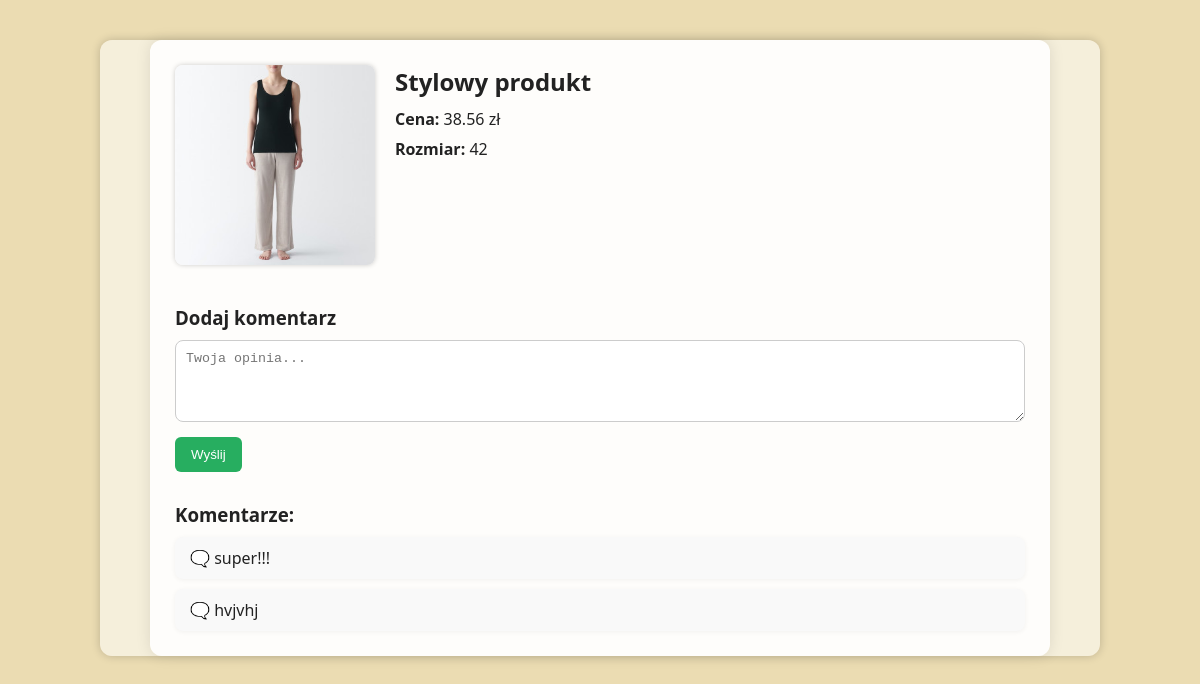
The page /product2.php?kategoria=bielizna&id=1 on the database its author committed.
### tables this page shows
CREATE TABLE `bielizna` (
  `id` int(11) NOT NULL,
  `cena` decimal(10,2) DEFAULT NULL,
  `opis` text DEFAULT NULL,
  `rozmiar` varchar(10) DEFAULT NULL,
  `zdjecie` varchar(255) DEFAULT NULL,
  `ilosc` int(11) DEFAULT NULL
);

CREATE TABLE `komentarze` (
  `id` int(11) NOT NULL,
  `kategoria` varchar(50) NOT NULL,
  `produkt_id` int(11) NOT NULL,
  `tresc` text NOT NULL,
  `data` datetime DEFAULT current_timestamp()
);

### product2.php (the view, shortened to what this page needs)
<?php
include 'db.php';
$id = isset($_GET['id']) ? (int) $_GET['id'] : 0;
$stmt = $conn->prepare("SELECT * FROM bielizna WHERE id = ?");
$stmt->bind_param("i", $id);
$stmt->execute();
$produkt = $stmt->get_result()->fetch_assoc();
?>
<!DOCTYPE html>
<html lang="pl">
<head>
    <link rel="stylesheet" href="stele.css">
</head>
<body>
<div class="container">
    <div class="product-box">
        <div class="product-info">
            <img src="images/<?= htmlspecialchars($produkt['zdjecie']) ?>" alt="Produkt">
            <div class="product-details">
                <h2><?= htmlspecialchars($produkt['opis']) ?></h2>
                <p><strong>Cena:</strong> <?= $produkt['cena']; ?> zł</p>
                <p><strong>Rozmiar:</strong> <?= $produkt['rozmiar']; ?></p>
            </div>
        </div>
        <div class="comments-section">
            <h3>Dodaj komentarz</h3>
            <form method="post">
                <textarea name="komentarz" placeholder="Twoja opinia..." rows="4" required></textarea><br>
                <button type="submit">Wyślij</button>
            </form>
            <h3 style="margin-top: 30px;">Komentarze:</h3>
            <?php
            $koms = $conn->prepare("SELECT tresc, data FROM komentarze WHERE kategoria='kimono' AND produkt_id=? ORDER BY data DESC");
            $koms->bind_param("i", $id);
            $koms->execute();
            $rez = $koms->get_result();
            if ($rez->num_rows === 0) {
                echo "<p>Brak komentarzy dla tego produktu.</p>";
            } else {
                while ($r = $rez->fetch_assoc()) {
                    echo '<div class="comment">🗨️ ' . htmlspecialchars($r['tresc']) . '</div>';
                }
            }
            ?>
        </div>
    </div>
</div>
</body>
</html>

### stele.css (style rules this page uses)
* { margin: 0; padding: 0; box-sizing: border-box; }
body, html { height: 100%; font-family: 'Segoe UI', sans-serif; color: #EBDCB2; background-color: #EBDCB2; }
.container { max-width: 1000px; margin: 30px auto; padding: 0 15px; background: rgba(255, 255, 255, 0.541); border-radius: 12px; box-shadow: 0 0 10px rgba(0,0,0,0.2); color: #222; }
h1, h2 { margin: 0 0 10px; text-align: center; }

### product2.php (style rules this page uses)
.product-box { max-width: 900px; margin: 40px auto; background: rgba(255,255,255,0.9); padding: 25px; border-radius: 12px; box-shadow: 0 0 15px rgba(0,0,0,0.1); }
.product-info { display: flex; gap: 20px; align-items: flex-start; margin-bottom: 30px; }
.product-info img { width: 200px; height: auto; border-radius: 8px; object-fit: contain; box-shadow: 0 0 5px rgba(0,0,0,0.2); }
.product-details p { font-size: 16px; margin-bottom: 8px; }
textarea { width: 100%; padding: 10px; border-radius: 8px; border: 1px solid #ccc; resize: vertical; margin-top: 10px; }
button { margin-top: 10px; background-color: #27ae60; color: white; border: none; padding: 10px 16px; border-radius: 6px; cursor: pointer; }
.comment { background: #f9f9f9; padding: 10px 15px; margin-top: 10px; border-radius: 8px; box-shadow: 0 1px 5px rgba(0,0,0,0.05); }
.comments-section { margin-top: 40px; }

### rows shown on the page
bielizna: zdjecie (picture), opis "Stylowy produkt", cena "38.56", rozmiar "42"
komentarze: tresc "super!!!"
komentarze: tresc "hvjvhj"
